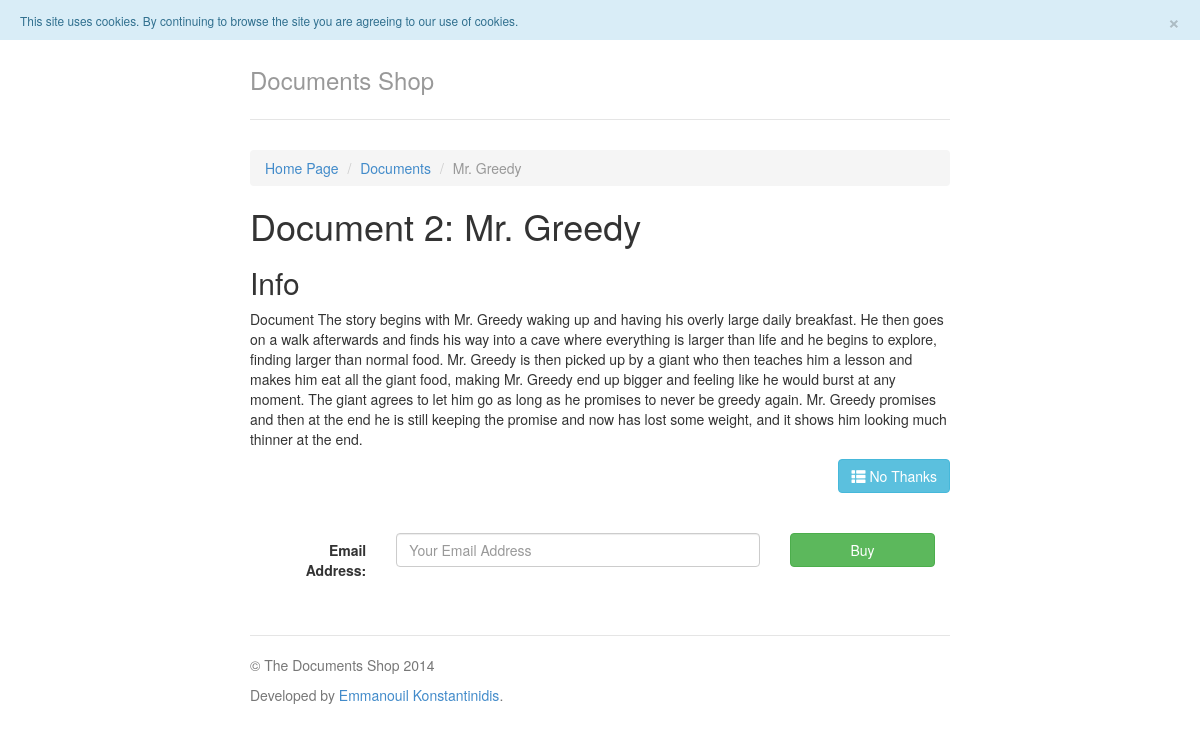
The page /index.php?page=detail&id=2 on the database its author committed.
### tables this page shows
CREATE TABLE IF NOT EXISTS `docs` (
  `id` int(11) NOT NULL AUTO_INCREMENT,
  `title` varchar(100) NOT NULL,
  `info` text NOT NULL,
  PRIMARY KEY (`id`)
);

### pages/detail.php (the view, shortened to what this page needs)
<?php
	include_once("config.php");
	$id = $_GET['id'];
	if( isset($_COOKIE["read"]) ) {
		$array = unserialize($_COOKIE['read']);
		$found = False;
		if (in_array($id, $array)) {
				$found = True;
		}
		if (!$found) {
			array_push($array, $id);
			setcookie("read", serialize($array), time()+3600);
		}
	}
	else {
		$array = array();
		array_push($array, $id);
	}
	$result = mysqli_query($con, "SELECT * FROM docs WHERE id = " . $id . "");
	while($row = mysqli_fetch_array($result)){ ?>
		<ol class="breadcrumb">
		  <li><a href="index.php">Home Page</a></li>
		  <li><a href="index.php?page=list">Documents</a></li>
		  <li class="active"><?php echo $row['title']; ?></li>
		</ol>
		<?php
    	print "<h1>Document ".$row['id'].": ".$row['title']."</h1>";
    	print "<h2>Info</h2>";
    	print "<p>Document ".$row['info']."</p>";
	}
?>
<div class="text-right"><a href="index.php?page=list" class="btn btn-info"><span class="glyphicon glyphicon-th-list"></span> No Thanks</a></div>
<div class="row marketing">
	<form id="purchaseForm" class="form-horizontal" action="<?php echo htmlspecialchars($_SERVER["PHP_SELF"]);?>?page=detail&id=<?=$id?>" method="post">
		<div class="col-md-9">
			<div class="form-group">
				<label for="email" class="col-sm-3 control-label text-left">Email Address:</label>
				<div class="col-sm-9">
					<input type="email" class="form-control" id="email" name="email" placeholder="Your Email Address">
				</div>
			</div>
		</div>
		<div class="col-md-3">
			<div class="form-group">
				<div class="col-sm-12">
					<button type="submit" class="btn btn-success" style="display: block; width: 100%;">Buy</button>
				</div>
			</div>
		</div>
	</form>
</div>

### css/style.css (style rules this page uses)
body { padding-top: 20px; padding-bottom: 20px; }
.header, .marketing, .footer { padding-right: 15px; padding-left: 15px; }
.marketing { margin: 40px 0; }
@media screen and (min-width: 768px) { .header, .marketing, .footer { padding-right: 0; padding-left: 0; } }

### rows shown on the page
docs: title "Mr. Greedy", id "2", info "The story begins with Mr. Greedy waking up and having his overly large daily breakfast. He then goes on a walk afterwards and finds his way into a cave where everything is larger than life and he begins to explore, finding larger than normal food. Mr. Greedy is then picked up by a giant who then teaches him a lesson and makes him eat all the giant food, making Mr. Greedy end up bigger and feeling like he would burst at any moment. The giant agrees to let him go as long as he promises to never be greedy again. Mr. Greedy promises and then at the end he is still keeping the promise and now has lost some weight, and it shows him looking much thinner at the end."
